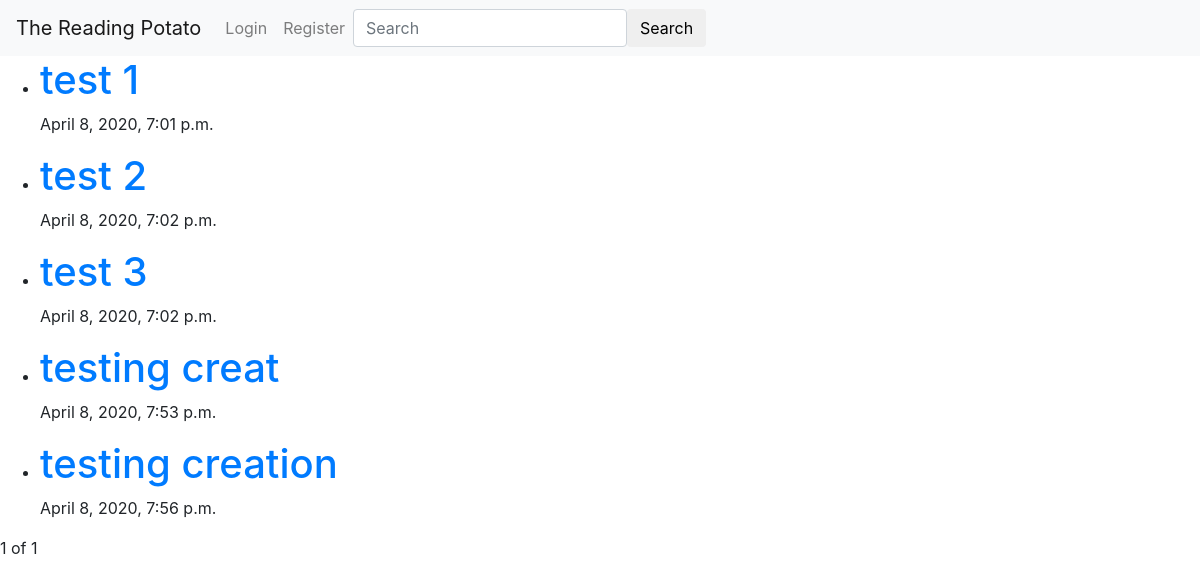
The page /articles/ on the database as committed earlier.
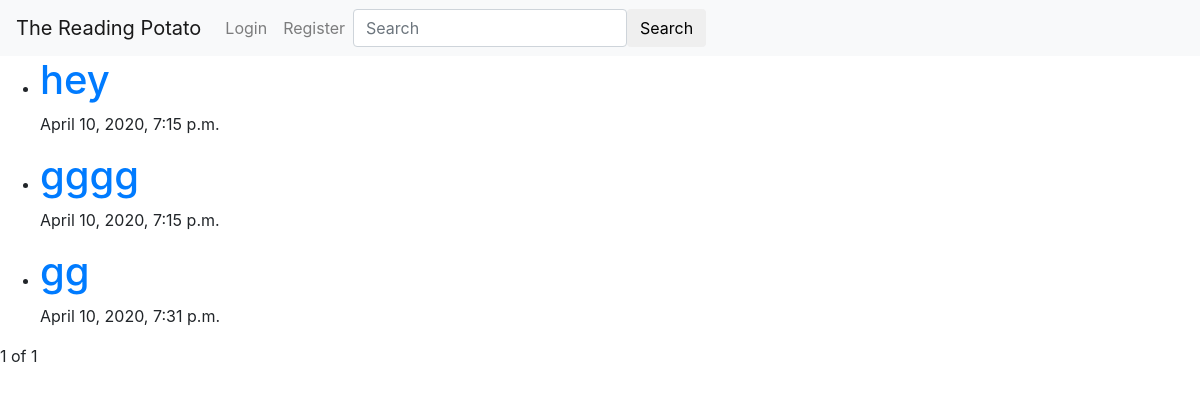
The same page on the database as committed later.
### main/models.py (models this page shows, shortened)
class Article(models.Model):
    title = models.CharField(max_length=250)
    content = models.TextField()
    author = models.ForeignKey(
        User, on_delete=models.CASCADE, related_name="articles")
    created_on = models.DateTimeField(auto_now_add=True)
    last_update = models.DateTimeField(auto_now=True)
    slug = models.SlugField(blank=True)

### main/views.py (the view)
# urls.py: path('articles/', views.articles_list, name="articles-list"),
def articles_list(request):
    articles = Article.objects.all()
    query = request.GET.get("q")
    if query:
        articles = articles.filter(title__contains=query)
    paginator = Paginator(articles, 10)
    page_number = request.GET.get('page')
    try:
        objects = paginator.page(page_number)
    except PageNotAnInteger:
        objects = paginator.page(1)
    except EmptyPage:
        objects = paginator.page(paginator.num_pages)
    context = {
        "articles": objects,
    }
    return render(request, "articles_list.html", context)

### main/templates/articles_list.html (shortened to what this page needs)
{% extends "base.html" %} {% block content %}
<ul>
  {% for article in articles %}
  <li>
    <a href="{% url 'article-details' article.slug %}">
      <h1>{{article.title}}</h1>
    </a>
    <p>{{article.created_on}}</p>
  </li>
  {% endfor %}
</ul>
<div class="pagination">
  <span class="step-links">
    <span class="current">
      {{ articles.number }} of {{ articles.paginator.num_pages }}
    </span>
  </span>
</div>
{% endblock content%}

### main/templates/base.html (shortened to what this page needs)
{% load static %}
<!DOCTYPE html>
<html lang="en">
  <head>
    <link
      rel="stylesheet"
      href="https://maxcdn.bootstrapcdn.com/bootstrap/4.0.0/css/bootstrap.min.css"
    />
    <link rel="stylesheet" type="text/css" href="{% static 'colors.css' %}" />
  </head>
  <body>
    <nav class="navbar navbar-expand-lg navbar-light bg-light">
      <a class="navbar-brand" href="{% url 'articles-list' %}"
        >The Reading Potato</a
      >
      <div class="collapse navbar-collapse" id="navbarNavAltMarkup">
        <div class="navbar-nav">
          {% if request.user.is_authenticated %}
          <a class="nav-link" href="{% url 'logout' %}">Logout</a>
          <a class="nav-link" href="{% url 'create-article' %}">Create</a>
          <a class="nav-link" href="{% url 'my-articles-list' %}"
            >My Articles</a
          >
          <a class="nav-link" href="{% url 'contributions-list' %}"
            >Contributions</a
          >
          {% else %}
          <a class="nav-link" href="{% url 'login' %}">Login</a>
          <a class="nav-link" href="{% url 'register' %}">Register</a>
          {% endif %}
        </div>
        <form
          action="{% url 'articles-list' %}"
          class="form-inline"
          method="GET"
        >
          <input
            class="form-control"
            type="search"
            placeholder="Search"
            aria-label="Search"
            name="q"
          />
          <button class="btn" type="submit">Search</button>
        </form>
      </div>
    </nav>
    {% block content %} {% endblock content%}
  </body>
</html>

Rows that differ between the two databases and show on the page:
removed Article: title "test 1", created_on "April 8, 2020, 7:01 p.m."
removed Article: title "test 2", created_on "April 8, 2020, 7:02 p.m."
removed Article: title "test 3", created_on "April 8, 2020, 7:02 p.m."
removed Article: title "testing creat", created_on "April 8, 2020, 7:53 p.m."
removed Article: title "testing creation", created_on "April 8, 2020, 7:56 p.m."
added Article: title "hey", created_on "April 10, 2020, 7:15 p.m."
added Article: title "gggg", created_on "April 10, 2020, 7:15 p.m."
added Article: title "gg", created_on "April 10, 2020, 7:31 p.m."
